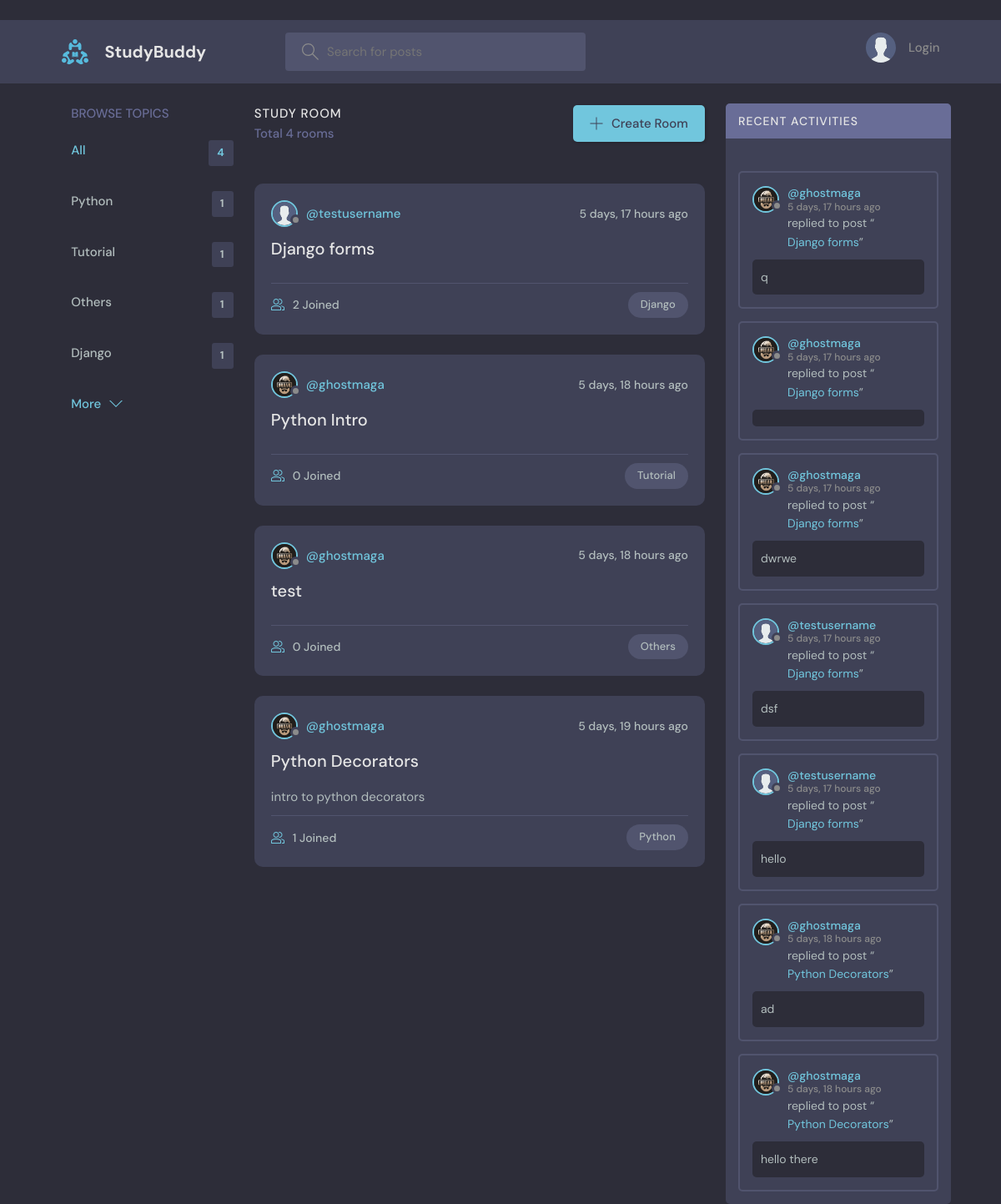
The page / on the database its author committed.
### base/models.py (models this page shows, shortened)
class Topic(models.Model):
     name = models.CharField(max_length=100, unique=True)

class Room(models.Model):
     host = models.ForeignKey(User, on_delete=models.SET_NULL, null=True)
     topic = models.ForeignKey(Topic, on_delete=models.SET_NULL, null=True)
     name = models.CharField(max_length=100)
     description = models.TextField(null=True, blank=True)
     participants = models.ManyToManyField(User, related_name='participants', blank=True)
     updated = models.DateTimeField(auto_now=True)
     created = models.DateTimeField(auto_now_add=True)
     class Meta():
          ordering = ['-updated', '-created']
     def __str__(self):
          return self.name

class User(AbstractUser):
    name = models.CharField(max_length=200, null=True)
    email = models.EmailField(unique=True, null=True)
    bio = models.TextField(null=True)
    avatar = models.ImageField(null=True, default='avatar.svg')
    USERNAME_FIELD = 'email'
    REQUIRED_FIELDS = []

class Message(models.Model):
     user = models.ForeignKey(User, on_delete=models.CASCADE)
     room = models.ForeignKey(Room, on_delete=models.CASCADE)
     body = models.TextField()
     updated = models.DateTimeField(auto_now=True)
     created = models.DateTimeField(auto_now_add=True)
     class Meta():
          ordering = ['-created']
     def __str__(self):
          return self.body[0:50]

### base/views.py (the view)
# urls.py: path('', views.home, name='home'),
def home(request):
     q = request.GET.get('q') if request.GET.get('q') != None else ''
     studyrooms = Room.objects.all().filter(
          Q(topic__name__icontains=q) |
          Q(name__icontains=q) |
          Q(description__icontains=q)
     ) if q else Room.objects.all()
     rooms_count = studyrooms.count()
     topicsList = Topic.objects.all()[0:5]
     allTopicsCount = 0
     for topic in topicsList:
          allTopicsCount += topic.room_set.count()
          print(topic.room_set.all())
     roommessages = Message.objects.filter(
          Q(room__topic__name__icontains=q)
     )[:20]
     context = {'rooms': studyrooms, 'topics': topicsList, 'rooms_count': rooms_count, 'roommessages': roommessages, 'total': allTopicsCount}
     return render(request, 'base/home.html', context)

### base/templates/base/home.html (shortened to what this page needs)
{% extends 'main.html' %}
{% block content %}
<main class="layout layout--3">
      <div class="container">
        {% include 'base/topics_comp.html'%}
        <div class="roomList">
          <div class="roomList__header">
            <div>
              <h2>Study Room</h2>
              <p>Total {{rooms_count}} rooms</p>
            </div>
            <a class="btn btn--main" href="{% url 'newroom' %}">
              <svg version="1.1" xmlns="http://www.w3.org/2000/svg" width="32" height="32" viewBox="0 0 32 32">
                <title>add</title>
                <path
                  d="M16.943 0.943h-1.885v14.115h-14.115v1.885h14.115v14.115h1.885v-14.115h14.115v-1.885h-14.115v-14.115z"
                ></path>
              </svg>
              Create Room
            </a>
          </div>
          {% include 'base/feed_comp.html' %}
        </div>
        <div class="activities">
          <div class="activities__header">
            <h2>Recent Activities</h2>
          </div>
          {% include 'base/activity_comp.html' %}
        </div>
      </div>
</main>
{% endblock %}

### base/templates/base/topics_comp.html
﻿<div class="topics">
     <div class="topics__header">
       <h2>Browse Topics</h2>
     </div>
     <ul class="topics__list">
       <li>
         <a href="{% url 'home' %}" class="active">All<span>{{total}}</span></a>
       </li>
          {% for topic in topics %}
          {% if topic.room_set.all.count != 0 %}
          <li>
            <a href="{% url 'home' %}?q={{topic.name}}">{{topic.name}}<span>{{ topic.room_set.all.count }}</span></a>
          </li>
          {% endif %}
          {% endfor %}
     </ul>
     <a class="btn btn--link" href="topics.html">
       More
       <svg version="1.1" xmlns="http://www.w3.org/2000/svg" width="32" height="32" viewBox="0 0 32 32">
         <title>chevron-down</title>
         <path d="M16 21l-13-13h-3l16 16 16-16h-3l-13 13z"></path>
       </svg>
     </a>
   </div>

### base/templates/base/feed_comp.html (shortened to what this page needs)
﻿{% for room in rooms %}
     <div class="roomListRoom">
          <div class="roomListRoom__header">
               <a href="{% url 'userprofile' room.host %}" class="roomListRoom__author">
                    <div class="avatar avatar--small">
                         <img src="{{ room.host.avatar.url }}" />
                    </div>
                    <span>@{{room.host.username}}</span>
               </a>
               <div class="roomListRoom__actions">
                    <span>{{room.created|timesince}} ago</span>
               </div>
          </div>
          <div class="roomListRoom__content">
               <a href="{% url 'room' room.id %}">{{room.name}}</a>
               <p>
                    {{room.description}}
               </p>
          </div>
          <div class="roomListRoom__meta">
               <a href="{% url 'room' room.id %}" class="roomListRoom__joined">
                    {{room.participants.all.count}} Joined
               </a>
               <p class="roomListRoom__topic">{% if room.topic == NULL %} Other {% else %} {{room.topic.name}} {% endif %}</p>
          </div>
     </div>
{% endfor %}

### base/templates/base/activity_comp.html (shortened to what this page needs)
{% for msg in roommessages %}
     <div class="activities__box">
          <div class="activities__boxHeader roomListRoom__header">
               <a href="{% url 'userprofile' msg.user.username %}" class="roomListRoom__author">
                    <div class="avatar avatar--small">
                         <img src="{{msg.user.avatar.url}}" />
                    </div>
                    <p>
                         @{{msg.user.username}}
                         <span>
                              {% if msg.created|timesince == '0 minutes' %}
                                   just now
                              {% else %}
                                   {{ msg.created|timesince }} ago
                              {% endif %}
                         </span>
                    </p>
               </a>
          </div>
          <div class="activities__boxContent">
               <p>replied to post “<a href="{% url 'room' msg.room.id %}">{{msg.room.name}}</a>”</p>
               <div class="activities__boxRoomContent">
                    {% if msg.body|length > 50 %}
                         {{msg}} ...
                    {% else %}
                         {{msg}}
                    {% endif %}
               </div>
          </div>
     </div>
{% endfor %}

### rows shown on the page
Topic: name "Python", room_set.all.count "1"
Topic: name "Tutorial", room_set.all.count "1"
Topic: name "Others", room_set.all.count "1"
Topic: name "Django", room_set.all.count "1"
Room: host.avatar (placeholder picture), host.username "testusername", created "5 days, 17 hours", name "Django forms", participants.all.count "2", topic.name "Django"
Room: host.avatar (picture), host.username "ghostmaga", created "5 days, 18 hours", name "Python Intro", participants.all.count "0", topic.name "Tutorial"
Room: host.avatar (picture), host.username "ghostmaga", created "5 days, 18 hours", name "test", participants.all.count "0", topic.name "Others"
Room: host.avatar (picture), host.username "ghostmaga", created "5 days, 19 hours", name "Python Decorators", description "intro to python decorators", participants.all.count "1", topic.name "Python"
Message: user.avatar (picture), user.username "ghostmaga", created "5 days, 17 hours", room.name "Django forms", body "q"
Message: user.avatar (picture), user.username "ghostmaga", created "5 days, 17 hours", room.name "Django forms"
Message: user.avatar (picture), user.username "ghostmaga", created "5 days, 17 hours", room.name "Django forms", body "dwrwe"
Message: user.avatar (placeholder picture), user.username "testusername", created "5 days, 17 hours", room.name "Django forms", body "dsf"
Message: user.avatar (placeholder picture), user.username "testusername", created "5 days, 17 hours", room.name "Django forms", body "hello"
Message: user.avatar (picture), user.username "ghostmaga", created "5 days, 18 hours", room.name "Python Decorators", body "ad"
Message: user.avatar (picture), user.username "ghostmaga", created "5 days, 18 hours", room.name "Python Decorators", body "hello there"

### other values the page prints
{{ total }} "4"
{{ rooms_count }} "4"
